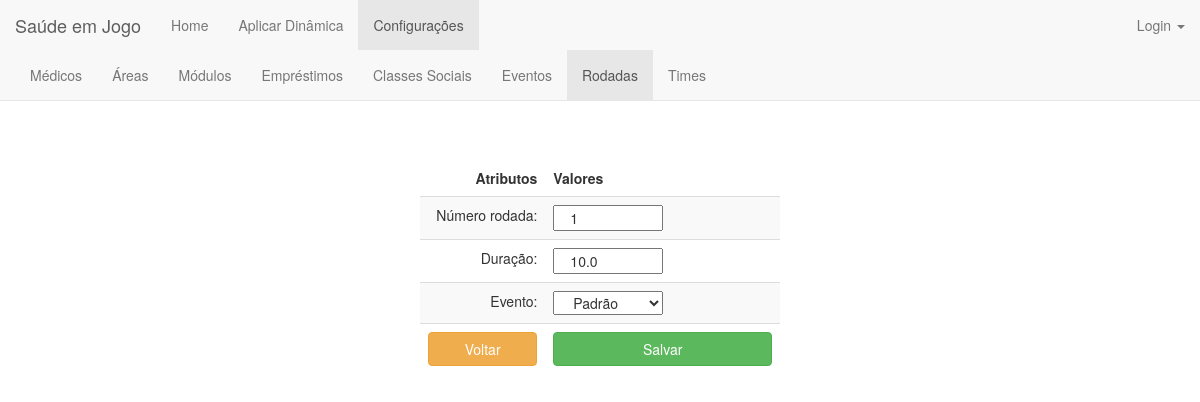
Screenshot of /rodada/edit/1/ with the database file from the repository.
### jogo/models.py (models this page shows)
class Rodada(models.Model):
    verbose_name = 'rodada'
    verbose_name_plural = 'rodadas'
    numeroRodada = models.IntegerField(validators=[MinValueValidator(1)])
    duracao = models.FloatField(validators=[MinValueValidator(0)])
    evento = models.ForeignKey(Evento, on_delete=models.CASCADE, default=1)

### jogo/views.py (the view)
# urls.py: url(r'^rodada/edit/(?P<id>\d+)/$', views.rodada_edit, name='rodada_edit'),
def rodada_edit(request, id):
    rodada = get_object_or_404(Rodada,pk=id)
    form = Rodada_Form(instance=rodada)
    if request.method == 'POST':
        form = Rodada_Form(request.POST, instance=rodada)
        if form.is_valid():
            form.save()
            return HttpResponseRedirect('/rodada')
    return render(request, 'rodada/rodada_edit.html', {'form':form})

### jogo/models.py (called while the page is built)
    def __str__(self):
        return self.nome

### jogo/templates/rodada/rodada_edit.html (shortened to what this page needs)
{% extends 'jogo/base_configuracoes.html' %}
{% block rodada %}class="active"{% endblock %}
{% block body %}
    <center><h1>Editar Rodada</h1></center><br>
<form action="." method="POST">{% csrf_token %}
    <div style="width: 30%; position: absolute; top:20%; bottom: 0; left: 0; right: 0; margin: 0 auto;">
        <table class="table table-striped" align="center">
            <thead>
            <tr>
                <td align="right"><b>Atributos</b></td>
                <td align="left"><b>Valores</b></td>
            </tr>
            </thead>
            <tbody>
            <tr>
                <td align="right">Número rodada:</td>
                <td align="left">{{form.numeroRodada}}</td>
            </tr>
            <tr>
                <td align="right">Duração:</td>
                <td align="left">{{form.duracao}}</td>
            </tr>
             <tr>
                <td align="right">Evento:</td>
                <td align="left">{{form.evento}}</td>
            </tr>
            <tr>
                <td align="right"><a  style="text-decoration:none;" href="{% url 'jogo:rodada_index' %}"><button type="button" class="btn btn-warning btn-block" >Voltar</button></a></td>
                <td align="left"><button type="submit" class="btn btn-success btn-block" >Salvar</button></td>
            </tr>
            </tbody>
        </table>
    </div>
</form>
{% endblock body %}

### rows the page displays
Rodada: numeroRodada "1", duracao "10.0", evento "Padrão"
